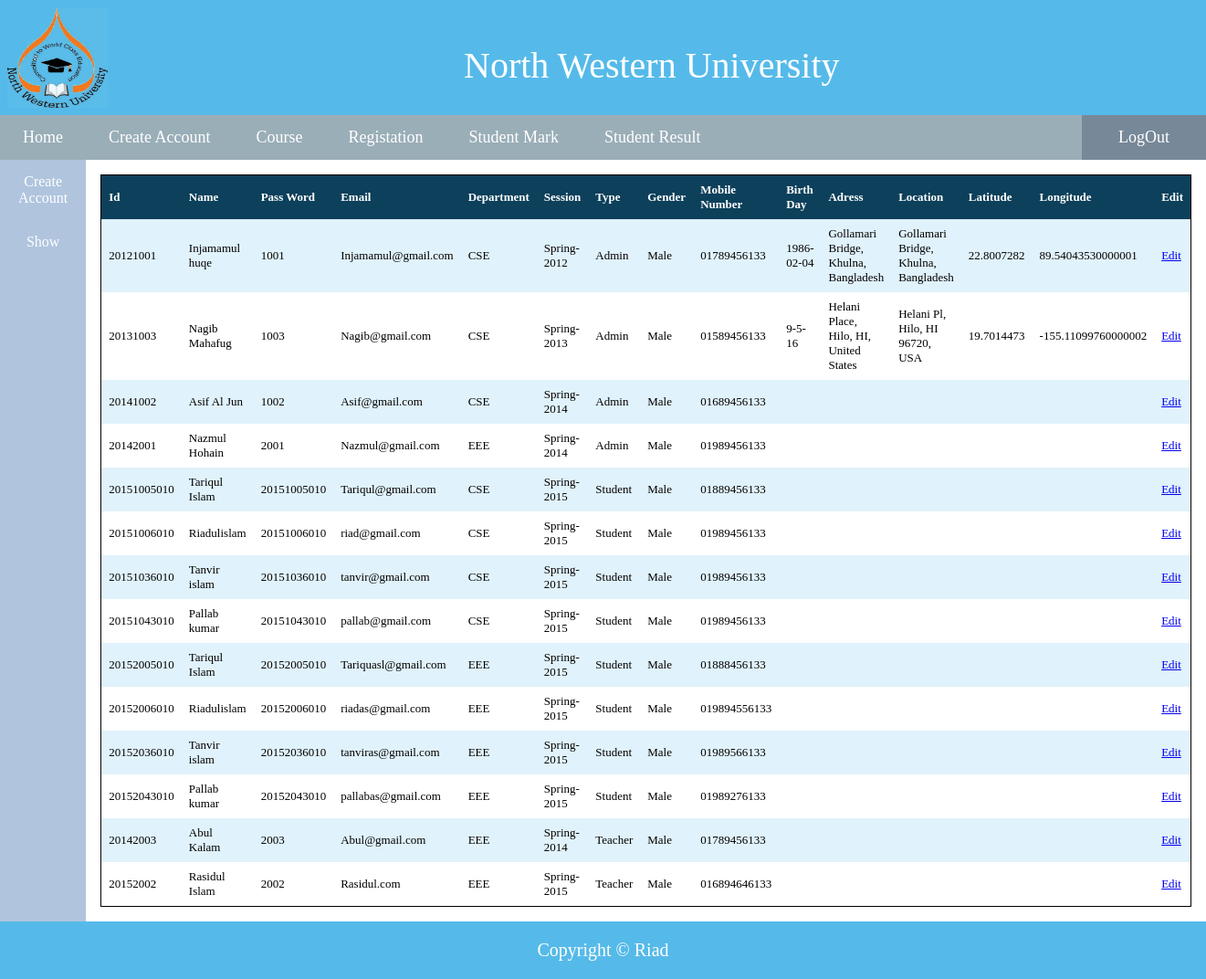
The app's page /Account/Show_All_Account.php (signed in) with its own data.
### tables this page shows
CREATE TABLE `user_table` (
  `name` varchar(200) NOT NULL,
  `id` varchar(200) NOT NULL,
  `password` varchar(100) NOT NULL,
  `email` varchar(150) NOT NULL,
  `dep` int(11) NOT NULL,
  `session` varchar(50) NOT NULL,
  `type` int(11) NOT NULL,
  `gender` varchar(10) NOT NULL,
  `mobile` varchar(20) NOT NULL,
  `birth` varchar(20) DEFAULT NULL,
  `adress` varchar(255) DEFAULT NULL,
  `location` varchar(255) DEFAULT NULL,
  `longitude` varchar(255) DEFAULT NULL,
  `latitude` varchar(255) DEFAULT NULL
);

CREATE TABLE `dep_table` (
  `no` int(11) NOT NULL,
  `dep` varchar(50) NOT NULL
);

CREATE TABLE `type_table` (
  `no` int(11) NOT NULL,
  `type` varchar(20) NOT NULL
);

### Connection.php (called while the page is built)
<?php
  $serverName="localhost";
        $dataBase="id1337164_nwu";
        $user="root";
        $passWord="";
         try
            {
              $connection = new PDO("mysql:host=$serverName;dbname=$dataBase", $user , $passWord);
              $connection->setAttribute(PDO::ATTR_ERRMODE,PDO::ERRMODE_EXCEPTION);
              return $connection;
            }
            catch(Exception $e)
            {
            die( print_r( $e->getMessage() ) );
            }
?>

### Account/Create_Account_Data_Base.php (the view, shortened to what this page needs)
<?php
class Create_Account_Data_Base {
     private $connection="";
    public function __construct() {
     $this->connection=include '../Connection.php';
}
     public function  Show_Data()
    {
          $data='';
          try {
             $sql="select id,name,password,email,dt.dep,session,tt.type,gender,mobile,birth,adress,location,latitude,longitude
                        from user_table as ut
                        INNER JOIN dep_table as dt on ut.dep=dt.no
                        INNER JOIN type_table as tt on ut.type=tt.no;";
       foreach ($this->connection->query($sql) as $row)
        {
           $data=$data.'
             <tr>
                <td>'.$row[0].'</td>
                <td>'.$row[1].'</td>
                <td>'.$row[2].'</td>
                <td>'.$row[3].'</td>
                <td>'.$row[4].'</td>
                <td>'.$row[5].'</td>
                <td>'.$row[6].'</td>
                <td>'.$row[7].'</td>
                <td>'.$row[8].'</td>
                <td>'.$row[9].'</td>
                <td>'.$row[10].'</td>
                <td>'.$row[11].'</td>
                <td>'.$row[12].'</td>
                <td>'.$row[13].'</td>
                 <td><a rel="facebox" href="Update_Account.php?id='.$row[0].' ">Edit</a></td>
              </tr>';
        }
        return $data;
        } catch (Exception $e) {
            die('Error ' . $e);
        }
    }
}

### Lay_Out/Lay_Out.php (shortened to what this page needs)
<?php
class Lay_Out {
    public function Top($name)
    {
        echo '<title>North Western University</title>
             <link rel="shortcut icon" href="../Image/icon.jpg" />
            <table h1 class="Top">
                <tr>
                  <td>
                      <img src="../Image/nwu.jpg"  alt="Mountain View" style="width:110px;height:110px;">
                  </td>
                  <td style=" font-size:40;  position: absolute; left:500px;top:40px">
                   North Western University
                  </td>
                 </tr>
               </table>';
    }
    public function Head($type)
    {
        if($type=='Admin')
        {echo'
        <ul class="Head">
          <li class="Head_Li"><a class="Head_a"href="../Log_In/Log_In.php">Home</a></li>
          <li class="Head_Li"><a class="Head_a"href="../Account/Create_Account.php">Create Account</a></li>
          <li class="Head_Li"><a class="Head_a"href="../Course/Create_Course.php">Course</a></li>
          <li class="Head_Li"><a class="Head_a"href="../Registration/Create_Registration.php">Registation</a></li>
          <li class="Head_Li"><a class="Head_a"href="../Student_Mark_Input/Student_Mark_Input.php">Student Mark</a></li>
          <li class="Head_Li"><a class="Head_a"href="../Student_Result/Student_Result_Search_By_Id.php">Student Result</a></li>
          <li class="Head_Li"><a class="Head_a"href= "../Home/Sign_Out.php">LogOut</a></li>
        </ul>';
        }
    }
    public function Article($name,$name1)
        {
          echo '
             <table class="Article_Table">
               <tr class="Article_Table">
                <td class="Left"">'.$this->Left_Article($name).'</td>
                <td class="Article">'.$name1.'</td>
               </tr>
            </table>';
        }
    public function Left_Article($name)
    {
        if($name=='Admin_Home')
        {
           return '
        <ul class="Left_Article">
          <li class="Left_Li"><a class="Left_a"href="./Log_In.php">Show</a></li>
        </ul>';
        }
        else if($name=='Admin_Create_Account')
        {
           return '
        <ul class="Left_Article" >
          <li class="Left_Li"><a class="Left_a"href="./Create_Account.php">Create Account</a></li>
          <li class="Left_Li"><a class="Left_a"href="./Show_All_Account.php">Show</a></li>
        </ul>';
        }
    }
    public function Fotter($name)
        {
        echo "<p class=\"Fotter\"> Copyright &copy; Riad</p>";
        }
}?>

### Account/Show_All_Account.php (shortened to what this page needs)
<?php
$oj=new Show_All_Account();
class Show_All_Account {
     private $oj="";
    public function __construct() {
        include '../Lay_Out/Lay_Out.php';
        $this->oj=new Lay_Out();
        $this->oj->Top("Create Account");
        $this->oj->Head($_SESSION['type']);
        $this->Show_Account_Article();
        $this->oj->Fotter("Copyright &copy; RTTP");
    }
    public function Show_Account_Article()
    {
        include './Create_Account_Data_Base.php';
        $oj=new Create_Account_Data_Base();
           $from=' <table style="border: 1px solid black; font-size:13;">
              <tr>
                <th>Id</th>
                <th>Name</th>
                <th>Pass Word</th>
                <th>Email</th>
                <th>Department</th>
                <th>Session</th>
                <th>Type</th>
                <th>Gender</th>
                <th>Mobile Number</th>
                <th>Birth Day</th>
                <th>Adress</th>
                <th >Location</th>
                <th>Latitude</th>
                <th>Longitude</th>
                <th>Edit</th>
              </tr>
              '.$oj->Show_Data().'
              </table> ';
       $this->oj->Article("Admin_Create_Account",$from);
    }
}

### Lay_Out/Lay_Out_CSS.php (style rules this page uses)
* { -webkit-box-sizing: border-box; -moz-box-sizing: border-box; box-sizing: border-box; border-collapse: collapse; margin: 0; padding: 0; }
.Top,.Fotter { padding: 1em; color: white; background-color: #55bae9; clear: left; text-align: center; }
.Head { list-style-type:none; overflow: hidden; background-color:#9aaeb8; position:static; width: 100%; }
.Head_Li { float: left; align-items: center; }
.Head_a { display: block; color: #ffffff; text-align: center; padding-bottom: 14px; padding-top: 14px; padding-left:25px; padding-right:25px; text-decoration: none; font-size: 18; }
.Head_Li:last-child { float: right; padding-left:15px; padding-right:15px; background-color:lightslategrey; }
.Article_Table { vertical-align: top; width: 100%; height:62%; }
.Article { padding: 1em; overflow: hidden; }
.Left { list-style-type: none; width: 20%; background-color:lightsteelblue; height:50px; overflow: auto; padding: 0; height:68%; }
.Left_Article { list-style-type:none; overflow: hidden; }
.Left_Li { float: bottom; align-items: center; }
.Left_a { display: block; color: white; text-align: center; padding: 15px; text-decoration: none; }
table { border-collapse: collapse; width: 100%; }
th, td { text-align: left; padding: 8px; }
th { background-color:#0c405b; color: white; }
tr:nth-child(even) { background-color: #e0f2fb }
p { text-align: left; padding: 8px; font-size: 20; }

### records on screen
user_table: id "20121001", name "Injamamul huqe", password "1001", email "Injamamul@gmail.com", session "Spring-2012", gender "Male", mobile "01789456133", birth "1986-02-04", adress "Gollamari Bridge, Khulna, Bangladesh", location "Gollamari Bridge, Khulna, Bangladesh", latitude "22.8007282", longitude "89.54043530000001"
dep_table: dep "CSE CSE CSE CSE CSE CSE CSE"
type_table: type "Admin Admin Admin Admin"
user_table: id "20131003", name "Nagib Mahafug", password "1003", email "Nagib@gmail.com", session "Spring-2013", gender "Male", mobile "01589456133", birth "9-5-16", adress "Helani Place, Hilo, HI, United States", location "Helani Pl, Hilo, HI 96720, USA", latitude "19.7014473", longitude "-155.11099760000002"
user_table: id "20141002", name "Asif Al Jun", password "1002", email "Asif@gmail.com", session "Spring-2014", gender "Male", mobile "01689456133"
user_table: id "20142001", name "Nazmul Hohain", password "2001", email "Nazmul@gmail.com", session "Spring-2014", gender "Male", mobile "01989456133"
dep_table: dep "EEE EEE EEE EEE EEE EEE EEE"
user_table: id "20151005010", name "Tariqul Islam", password "20151005010", email "Tariqul@gmail.com", session "Spring-2015", gender "Male", mobile "01889456133"
type_table: type "Student Student Student Student Student Student Student Student"
user_table: id "20151006010", name "Riadulislam", password "20151006010", email "riad@gmail.com", session "Spring-2015", gender "Male", mobile "01989456133"
user_table: id "20151036010", name "Tanvir islam", password "20151036010", email "tanvir@gmail.com", session "Spring-2015", gender "Male", mobile "01989456133"
user_table: id "20151043010", name "Pallab kumar", password "20151043010", email "pallab@gmail.com", session "Spring-2015", gender "Male", mobile "01989456133"
user_table: id "20152005010", name "Tariqul Islam", password "20152005010", email "Tariquasl@gmail.com", session "Spring-2015", gender "Male", mobile "01888456133"
user_table: id "20152006010", name "Riadulislam", password "20152006010", email "riadas@gmail.com", session "Spring-2015", gender "Male", mobile "019894556133"
user_table: id "20152036010", name "Tanvir islam", password "20152036010", email "tanviras@gmail.com", session "Spring-2015", gender "Male", mobile "01989566133"
user_table: id "20152043010", name "Pallab kumar", password "20152043010", email "pallabas@gmail.com", session "Spring-2015", gender "Male", mobile "01989276133"
user_table: id "20142003", name "Abul Kalam", password "2003", email "Abul@gmail.com", session "Spring-2014", gender "Male", mobile "01789456133"
type_table: type "Teacher Teacher"
user_table: id "20152002", name "Rasidul Islam", password "2002", email "Rasidul.com", session "Spring-2015", gender "Male", mobile "016894646133"
